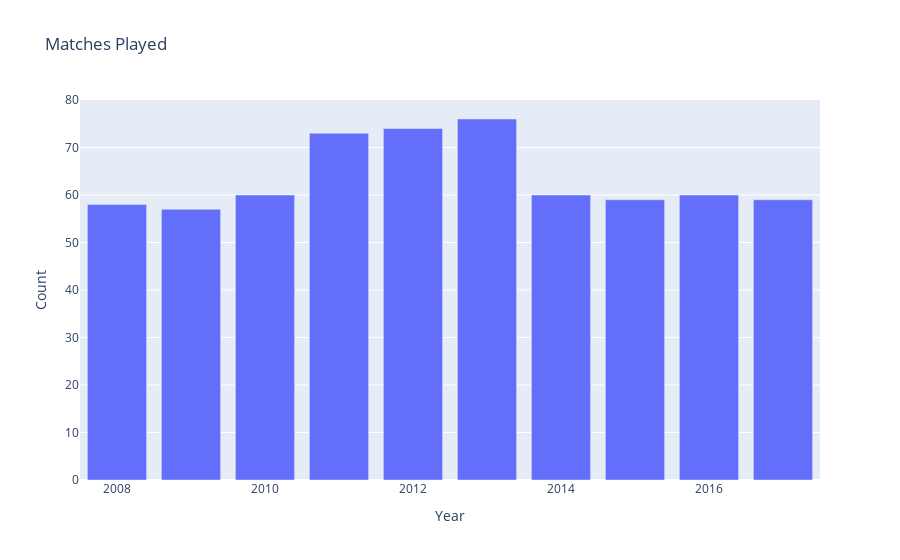

Source (notebook cell):
### Code cell
trace8 = go.Bar(x=matches['year'], y=matches['matches'], name='Matches Played')
layout = go.Layout(title='Matches Played', xaxis=dict(title='Year'), yaxis=dict(title='Count'))
fig = go.Figure(data=[trace8], layout=layout)
iplot(fig)

### Figure 1 — Plotly figure (JSON) as saved in the notebook; plotly's stock layout.template omitted (floating-point values rounded to 4 significant figures)
{"data": [{"name": "Matches Played", "type": "bar", "x": [2008, 2009, 2010, 2011, 2012, 2013, 2014, 2015, 2016, 2017], "y": [58, 57, 60, 73, 74, 76, 60, 59, 60, 59]}], "layout": {"title": {"text": "Matches Played"}, "xaxis": {"title": {"text": "Year"}}, "yaxis": {"title": {"text": "Count"}}}}
